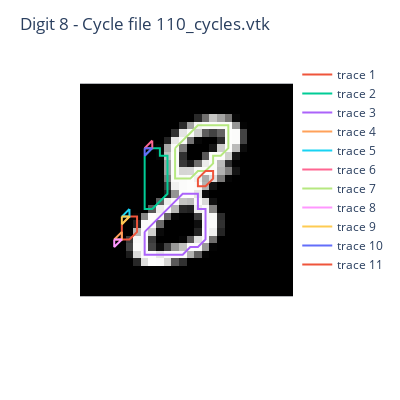

Notebook source saved alongside this figure:
### Markdown cell above
The same process is repeated negating the graylevel values of the input image

### Code cell
VTK_DIR_INV = os.path.join(DATA_DIR, "vtk-inverse")

pngFile = os.path.join(IMG_DIR, digitPrefix+".png")
img = io.imread(pngFile)
cycleFile = os.path.join(VTK_DIR_INV, digitPrefix+"_cycles.vtk")

visualizeCycles(img, cycleFile)

### Figure 1 — Plotly figure (JSON) as saved in the notebook; plotly's stock layout.template omitted (floating-point values rounded to 4 significant figures; data arrays with more than 128 entries replaced by an {"elided": "..."} marker saying what was removed)
{"data": [{"coloraxis": "coloraxis", "hovertemplate": "x: %{x}<br>y: %{y}<br>color: %{z}<extra></extra>", "name": "0", "type": "heatmap", "xaxis": "x", "yaxis": "y", "z": {"elided": "28x28 int values"}}, {"mode": "lines", "type": "scatter", "x": [5, 5, 5, 6, 7, 7, 7, 6, 5], "y": [18, 19, 20, 20, 19, 18, 17, 17, 18]}, {"mode": "lines", "type": "scatter", "x": [8, 8, 8, 8, 8, 8, 8, 8, 9, 10, 11, 11, 11, 11, 11, 11, 10, 10, 9, 8], "y": [9, 10, 11, 12, 13, 14, 15, 16, 16, 15, 14, 13, 12, 11, 10, 9, 9, 8, 8, 9]}, {"mode": "lines", "type": "scatter", "x": [8, 8, 8, 8, 9, 10, 11, 12, 13, 14, 15, 16, 16, 16, 16, 16, 15, 15, 15, 14, 13, 12, 11, 10, 9, 8], "y": [19, 20, 21, 22, 22, 22, 22, 22, 22, 21, 21, 20, 19, 18, 17, 16, 16, 15, 14, 14, 14, 15, 16, 17, 18, 19]}, {"mode": "lines", "type": "scatter", "x": [5, 5, 4, 5], "y": [19, 20, 20, 19]}, {"mode": "lines", "type": "scatter", "x": [6, 6, 5, 6], "y": [16, 17, 17, 16]}, {"mode": "lines", "type": "scatter", "x": [9, 9, 8, 9], "y": [7, 8, 8, 7]}, {"mode": "lines", "type": "scatter", "x": [12, 12, 12, 12, 12, 13, 14, 15, 16, 17, 17, 18, 19, 19, 19, 19, 18, 17, 16, 15, 14, 13, 12], "y": [8, 9, 10, 11, 12, 12, 12, 11, 11, 10, 9, 9, 8, 7, 6, 5, 5, 5, 5, 5, 6, 7, 8]}, {"mode": "lines", "type": "scatter", "x": [4, 4, 5, 4], "y": [20, 21, 20, 20]}, {"mode": "lines", "type": "scatter", "x": [5, 5, 6, 5], "y": [17, 18, 17, 17]}, {"mode": "lines", "type": "scatter", "x": [8, 8, 9, 8], "y": [8, 9, 8, 8]}, {"mode": "lines", "type": "scatter", "x": [15, 15, 16, 17, 17, 16, 15], "y": [12, 13, 13, 12, 11, 11, 12]}], "layout": {"coloraxis": {"colorscale": [[0, "rgb(0, 0, 0)"], [0.09091, "rgb(16, 16, 16)"], [0.1818, "rgb(38, 38, 38)"], [0.2727, "rgb(59, 59, 59)"], [0.3636, "rgb(81, 80, 80)"], [0.4545, "rgb(102, 101, 101)"], [0.5455, "rgb(124, 123, 122)"], [0.6364, "rgb(146, 146, 145)"], [0.7273, "rgb(171, 171, 170)"], [0.8182, "rgb(197, 197, 195)"], [0.9091, "rgb(224, 224, 223)"], [1, "rgb(254, 254, 253)"]], "showscale": false}, "height": 400, "margin": {"t": 60}, "title": {"text": "Digit 8 - Cycle file 110_cycles.vtk"}, "width": 400, "xaxis": {"anchor": "y", "constrain": "domain", "domain": [0, 1], "scaleanchor": "y", "showticklabels": false}, "yaxis": {"anchor": "x", "autorange": "reversed", "constrain": "domain", "domain": [0, 1], "showticklabels": false}}}
